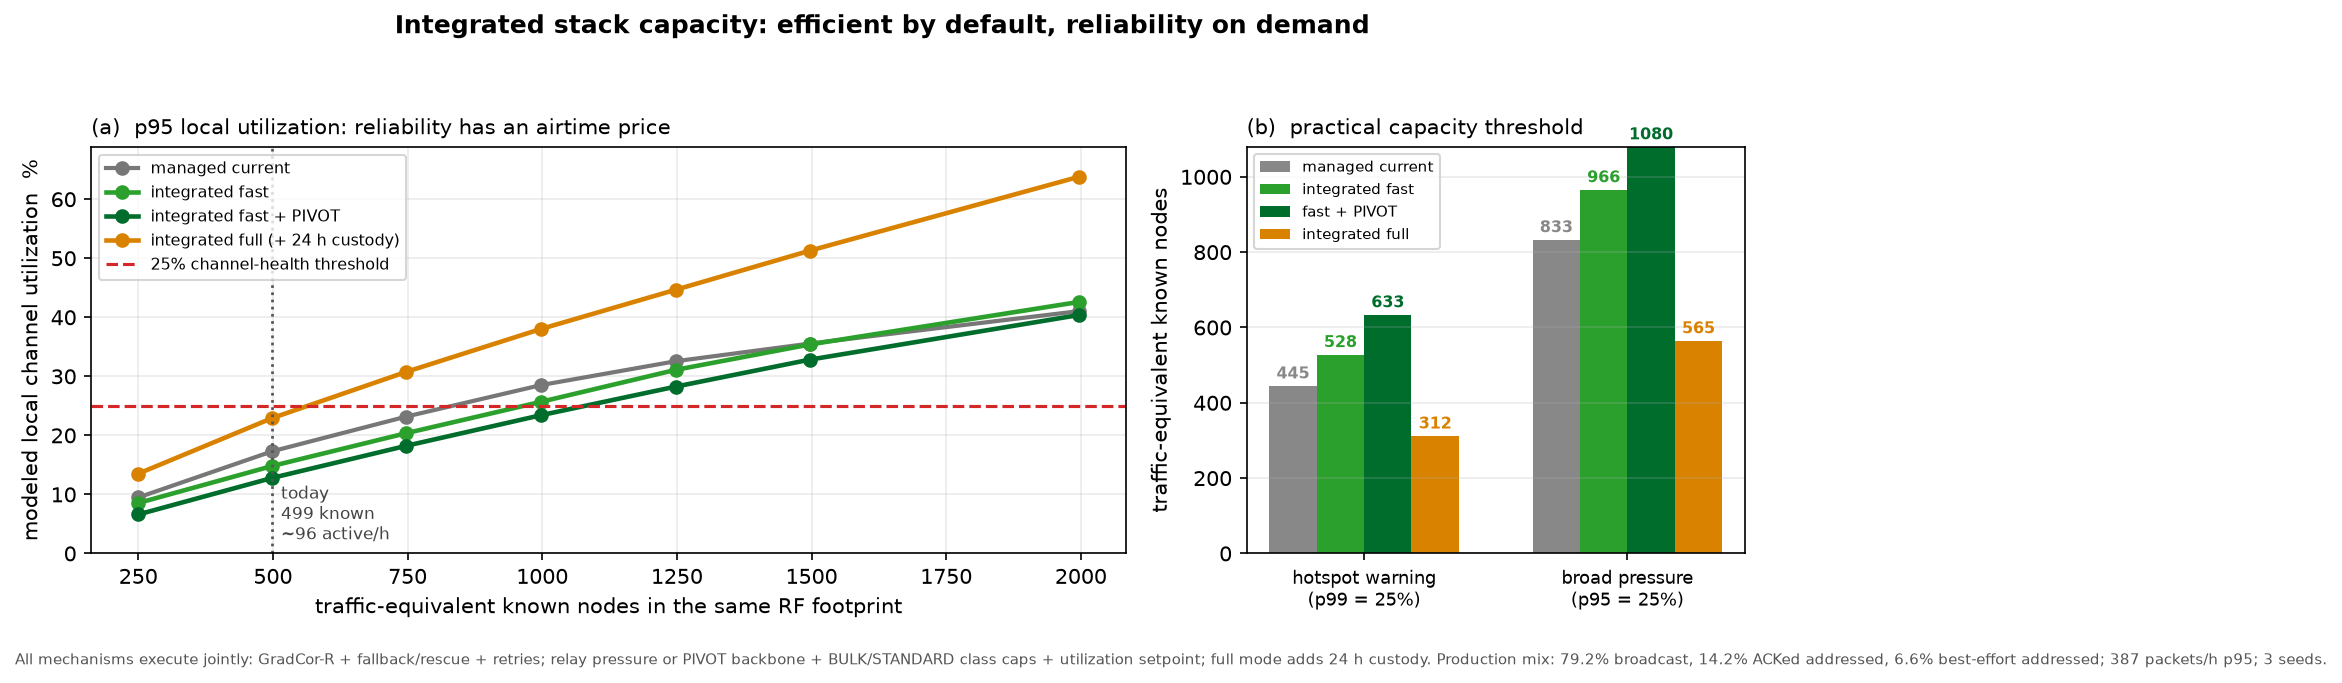

Recreate this plot in Python.
"""Figure: current routing versus both integrated-stack operating modes."""
import csv

import matplotlib
matplotlib.use("Agg")
import matplotlib.pyplot as plt

rows = list(csv.DictReader(open("integrated_stack_capacity.csv")))
baseline = [r for r in rows if r["policy"] == "managed current"]
fast = [r for r in rows if r["policy"] == "integrated fast"]
pivot = [r for r in rows if r["policy"] == "integrated fast+pivot"]
full = [r for r in rows if r["policy"] == "integrated full"]
nodes = [int(r["equiv_nodes"]) for r in baseline]


def crossing(xs, ys, target=25):
    for x1, x2, y1, y2 in zip(xs, xs[1:], ys, ys[1:]):
        if y1 <= target < y2:
            return x1 + (target - y1) * (x2 - x1) / (y2 - y1)
    return None


series = {}
for name, policy_rows in (("managed", baseline), ("fast", fast),
                          ("pivot", pivot), ("full", full)):
    p95 = [float(r["p95_util"]) for r in policy_rows]
    p99 = [float(r["p99_util"]) for r in policy_rows]
    series[name] = {
        "p95": p95,
        "p99": p99,
        "hotspot": crossing(nodes, p99),
        "broad": crossing(nodes, p95),
    }

fig, (ax1, ax2) = plt.subplots(1, 2, figsize=(11.8, 4.4),
                               gridspec_kw={"width_ratios": [1.35, 0.65]})

ax1.plot(nodes, series["managed"]["p95"], "o-", color="#777777", lw=2,
         label="managed current")
ax1.plot(nodes, series["fast"]["p95"], "o-", color="#2ca02c", lw=2.2,
         label="integrated fast")
ax1.plot(nodes, series["pivot"]["p95"], "o-", color="#006d2c", lw=2.2,
         label="integrated fast + PIVOT")
ax1.plot(nodes, series["full"]["p95"], "o-", color="#d98200", lw=2.2,
         label="integrated full (+ 24 h custody)")
ax1.axhline(25, color="#d62728", ls="--", lw=1.5,
            label="25% channel-health threshold")
ax1.axvline(499, color="#555", ls=":", lw=1.3)
ax1.text(515, 2.4, "today\n499 known\n~96 active/h", fontsize=8, color="#444")
ax1.set_xlabel("traffic-equivalent known nodes in the same RF footprint")
ax1.set_ylabel("modeled local channel utilization  %")
ax1.set_ylim(0, max(series["full"]["p95"]) * 1.08)
ax1.grid(alpha=0.25)
ax1.legend(fontsize=7.7, loc="upper left")
ax1.set_title("(a)  p95 local utilization: reliability has an airtime price",
              loc="left", fontsize=10)

labels = ["hotspot warning\n(p99 = 25%)", "broad pressure\n(p95 = 25%)"]
x = [0, 1]
width = 0.18
limits = {
    "managed": [series["managed"]["hotspot"], series["managed"]["broad"]],
    "fast": [series["fast"]["hotspot"], series["fast"]["broad"]],
    "pivot": [series["pivot"]["hotspot"], series["pivot"]["broad"]],
    "full": [series["full"]["hotspot"], series["full"]["broad"]],
}
styles = [
    ("managed", -1.5 * width, "#888888", "managed current"),
    ("fast", -0.5 * width, "#2ca02c", "integrated fast"),
    ("pivot", 0.5 * width, "#006d2c", "fast + PIVOT"),
    ("full", 1.5 * width, "#d98200", "integrated full"),
]
for key, offset, color, label in styles:
    positions = [value + offset for value in x]
    ax2.bar(positions, limits[key], width, color=color, label=label)
    for position, value in zip(positions, limits[key]):
        ax2.text(position, value + 20, f"{value:.0f}", ha="center",
                 fontsize=7.8, fontweight="bold", color=color)
ax2.set_xticks(x)
ax2.set_xticklabels(labels, fontsize=8.5)
ax2.set_ylabel("traffic-equivalent known nodes")
ax2.set_ylim(0, 1080)
ax2.grid(alpha=0.25, axis="y")
ax2.legend(fontsize=7.2, loc="upper left")
ax2.set_title("(b)  practical capacity threshold",
              loc="left", fontsize=10)

fig.suptitle("Integrated stack capacity: efficient by default, reliability on demand",
             fontsize=12, fontweight="bold", y=0.99)
fig.text(0.01, 0.005,
         "All mechanisms execute jointly: GradCor-R + fallback/rescue + retries; "
         "relay pressure or PIVOT backbone + BULK/STANDARD class caps + utilization setpoint; "
         "full mode adds 24 h custody. Production mix: 79.2% broadcast, 14.2% ACKed addressed, "
         "6.6% best-effort addressed; 387 packets/h p95; 3 seeds.",
         fontsize=7.4, color="#555")
fig.tight_layout(rect=(0, 0.04, 1, 0.94))
fig.savefig("fig_capacity.png", dpi=150, bbox_inches="tight")
print("wrote fig_capacity.png")
